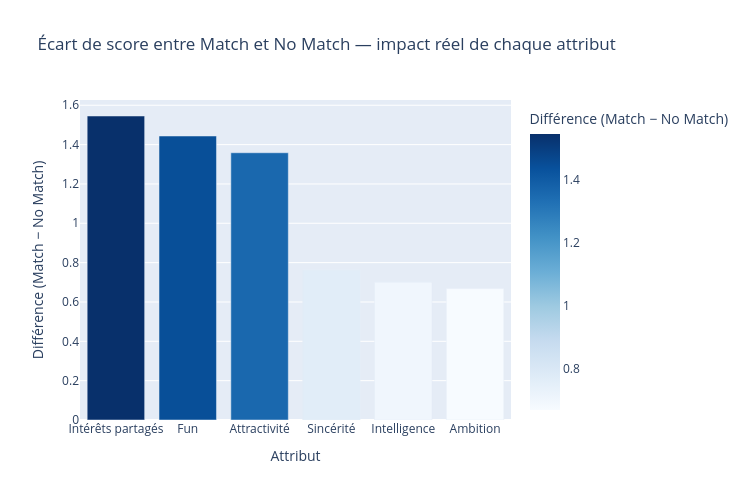

Source (notebook cell):
### Markdown cell above
---
## Question 2 — L'attractivité est-elle aussi déterminante qu'on le croit ?

Les participants lui accordent beaucoup d'importance. Mais est-ce vraiment ce qui fait la différence entre un match et un non-match dans la pratique ?

### Code cell
# Écart de score entre Match et No Match pour chaque attribut
attributs = ['attr_o', 'sinc_o', 'intel_o', 'fun_o', 'amb_o', 'shar_o']
attr_names = {
    'attr_o': 'Attractivité', 'sinc_o': 'Sincérité',    'intel_o': 'Intelligence',
    'fun_o':  'Fun',           'amb_o':  'Ambition',     'shar_o':  'Intérêts partagés'
}

comp = df.groupby('match')[attributs].mean().T
comp.columns = ['No Match', 'Match']
comp['Différence'] = comp['Match'] - comp['No Match']
comp = comp.reset_index()
comp['index'] = comp['index'].map(attr_names)
comp = comp.sort_values('Différence', ascending=False)

fig = px.bar(
    comp, x='index', y='Différence',
    title="Écart de score entre Match et No Match — impact réel de chaque attribut",
    labels={'index': 'Attribut', 'Différence': 'Différence (Match − No Match)'},
    color='Différence', color_continuous_scale='Blues',
    width=750, height=500
)
fig.show()

### Figure 1 — Plotly figure (JSON) as saved in the notebook; plotly's stock layout.template omitted (floating-point values rounded to 4 significant figures)
{"data": [{"hovertemplate": "Attribut=%{x}<br>Différence (Match − No Match)=%{marker.color}<extra></extra>", "legendgroup": "", "marker": {"color": [1.545, 1.444, 1.359, 0.7635, 0.6998, 0.6682], "coloraxis": "coloraxis", "pattern": {"shape": ""}}, "name": "", "orientation": "v", "showlegend": false, "textposition": "auto", "type": "bar", "x": ["Intérêts partagés", "Fun", "Attractivité", "Sincérité", "Intelligence", "Ambition"], "xaxis": "x", "y": [1.545, 1.444, 1.359, 0.7635, 0.6998, 0.6682], "yaxis": "y"}], "layout": {"barmode": "relative", "coloraxis": {"colorbar": {"title": {"text": "Différence (Match − No Match)"}}, "colorscale": [[0, "rgb(247,251,255)"], [0.125, "rgb(222,235,247)"], [0.25, "rgb(198,219,239)"], [0.375, "rgb(158,202,225)"], [0.5, "rgb(107,174,214)"], [0.625, "rgb(66,146,198)"], [0.75, "rgb(33,113,181)"], [0.875, "rgb(8,81,156)"], [1, "rgb(8,48,107)"]]}, "height": 500, "legend": {"tracegroupgap": 0}, "title": {"text": "Écart de score entre Match et No Match — impact réel de chaque attribut"}, "width": 750, "xaxis": {"anchor": "y", "domain": [0, 1], "title": {"text": "Attribut"}}, "yaxis": {"anchor": "x", "domain": [0, 1], "title": {"text": "Différence (Match − No Match)"}}}}
